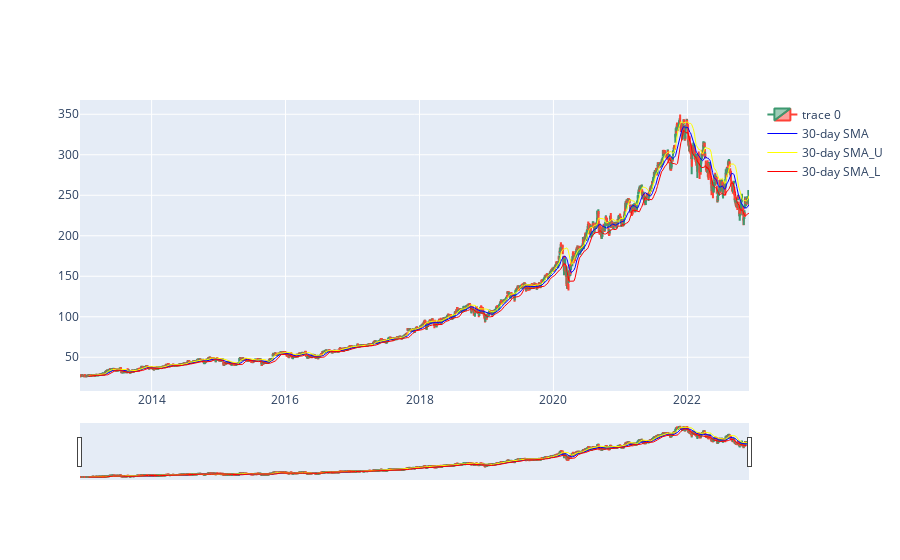

Notebook code for this chart:
### Code cell
fig.add_trace(go.Scatter(
    x=data.index,
    y=data['30SMA'],
    mode='lines',
    name='30-day SMA',
    line=dict(color='blue',width=1)
))
fig.add_trace(go.Scatter(
    x=data.index,
    y=data['30SMA_U'],
    mode='lines',
    name='30-day SMA_U',
    line=dict(color='yellow',width=1)
))
fig.add_trace(go.Scatter(
    x=data.index,
    y=data['30SMA_L'],
    mode='lines',
    name='30-day SMA_L',
    line=dict(color='red',width=1)
))





fig.show()

### Figure 1 — Plotly figure (JSON) as saved in the notebook; plotly's stock layout.template omitted (floating-point values rounded to 4 significant figures; data arrays with more than 128 entries replaced by an {"elided": "..."} marker saying what was removed)
{"data": [{"close": {"elided": "2515 float values"}, "high": {"elided": "2515 float values"}, "low": {"elided": "2515 float values"}, "open": {"elided": "2515 float values"}, "type": "candlestick", "x": {"elided": "2515 str values"}}, {"line": {"color": "blue", "width": 1}, "mode": "lines", "name": "30-day SMA", "type": "scatter", "x": {"elided": "2515 str values"}, "y": {"elided": "2515 float values"}}, {"line": {"color": "yellow", "width": 1}, "mode": "lines", "name": "30-day SMA_U", "type": "scatter", "x": {"elided": "2515 str values"}, "y": {"elided": "2515 float values"}}, {"line": {"color": "red", "width": 1}, "mode": "lines", "name": "30-day SMA_L", "type": "scatter", "x": {"elided": "2515 str values"}, "y": {"elided": "2515 float values"}}], "layout": {"xaxis": {"rangeslider": {"visible": true}}}}
